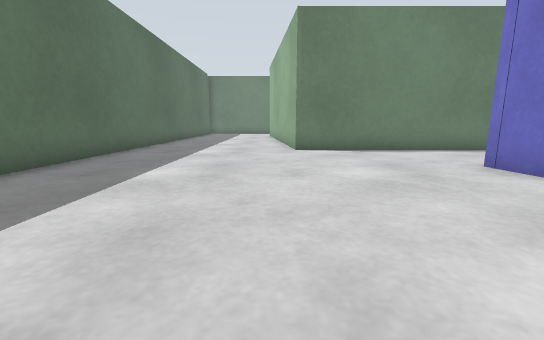
View 1 (above)

13 first-person views from a walk through a Gazebo world. The camera is 0.5 m above the floor, tilts 10° down and sees 90° across. The floor is counted in squares, 0.5 m on a side. Each view is taken from the middle of a square. On the plan, view 1 faces up. The plan holds only what a view shows up to about 11 squares ahead; the rest is blank. The place goes on beyond the plan. Simple patterns stand in for the simulator's built-in surfaces. Some stock models are drawn as simple stand-ins. Surface patterns are stand-ins for the level's own textures.

View 2
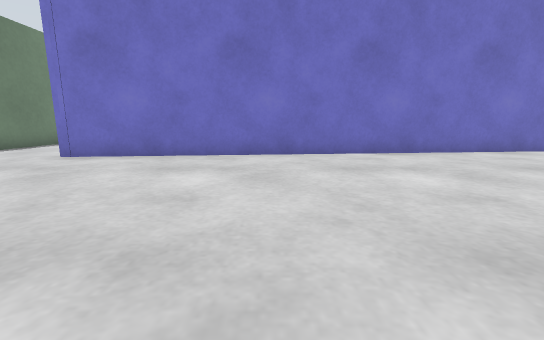

View 3
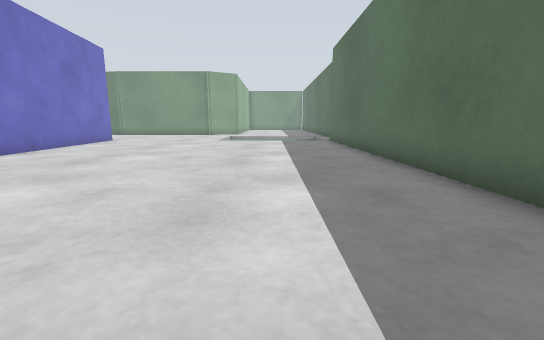

View 4
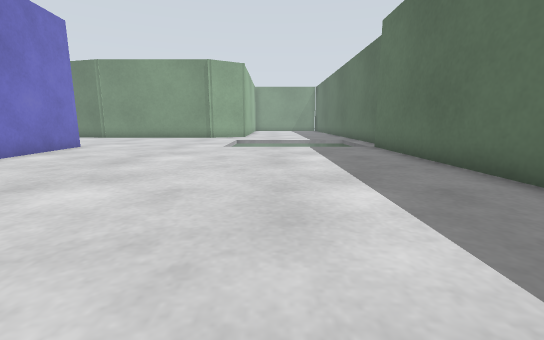

View 5
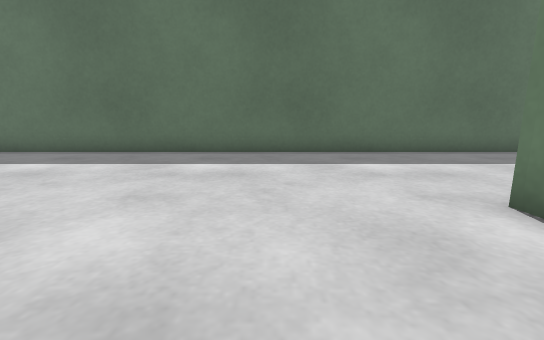

View 6
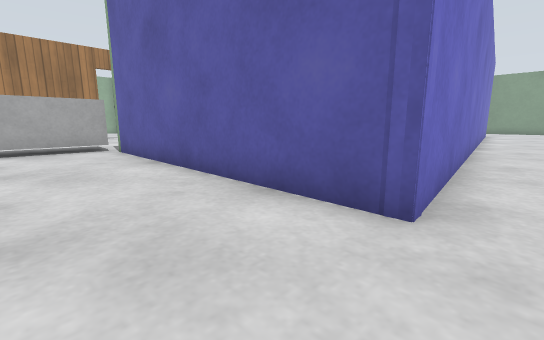

View 7
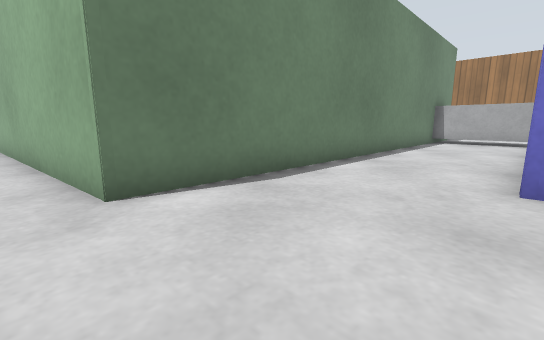

View 8
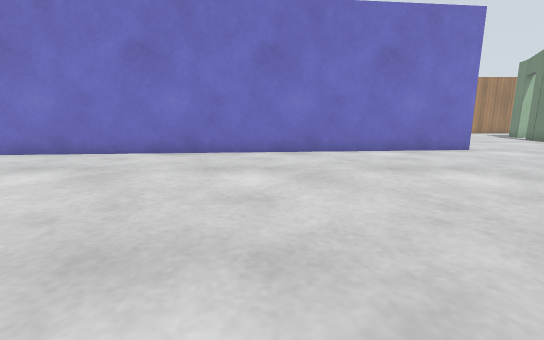

View 9
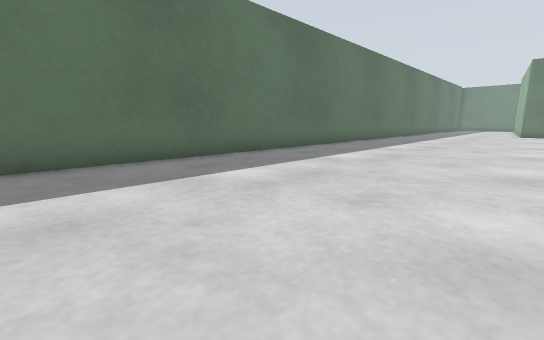

View 10
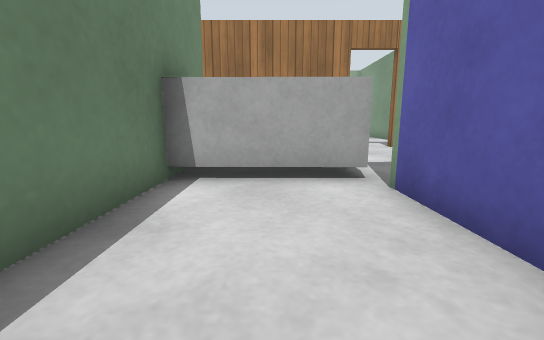

View 11
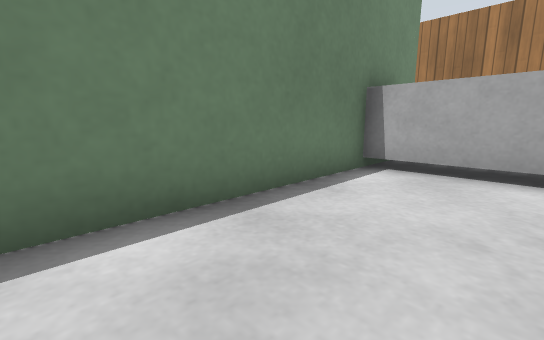

View 12
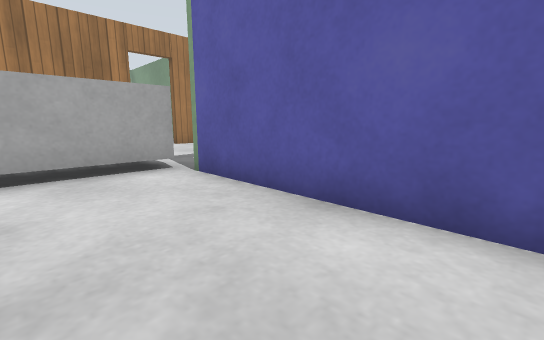

View 13
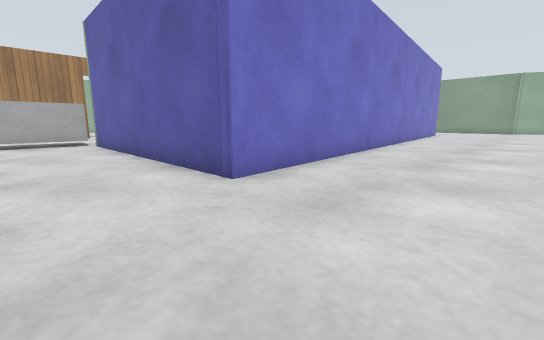

### Floor plan
Points are (right, up) in squares from view 1. A wall is a line through its corners. A room is listed if a view was taken in it or the views show most of it. See-through windows are left out.
Room 1 (views 1, 2, 3, 4, 5, 6, 7, 8, 9, 13)
walls: (4.8, 5.8) (4.8, 6.1); (4.6, 9.8) (0.9, 9.8) (0.5, 13.6); (6.9, -14.2) (4.8, 6.1); (-5.2, 13.5) (-5.2, -14.2)
ways out: opening at (4, 8) to room 2
Room 2 (views 10, 11, 12)
walls: (21.1, 4.9) (21.1, 11); (17.7, 9.8) (4.6, 9.8); (4.8, 6.1) (14, 6.1)
ways out: opening at (4, 8) to room 1; open door at (14, 5); open door at (21, 4.5)
objects: grey box (15, 6) to (15, 9)

Positions as (right, up) in squares from view 1, and headings:
1: (0, 0), facing up
2: (-3, 0), facing right
3: (-2, 1), facing down
4: (-1, -3), facing down
5: (4, 7), facing left
6: (4, 9), facing down-right
7: (0, 6), facing up-right
8: (-3, -7), facing right
9: (2, -14), facing up-left
10: (10, 8), facing right
11: (9, 7), facing up-right
12: (9, 9), facing down-right
13: (1, 9), facing down-right
